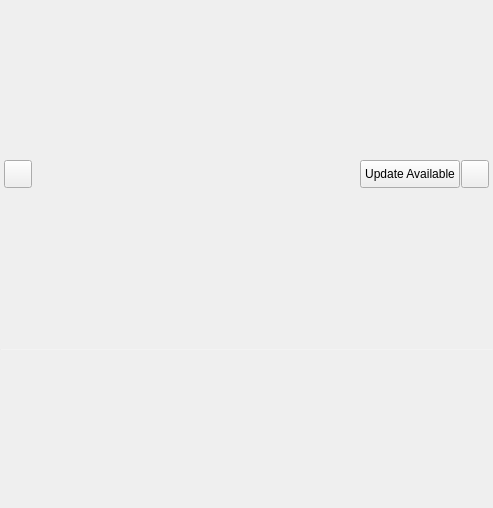
<?xml version="1.0" encoding="UTF-8"?>
<ui version="4.0">
 <class>MainForm</class>
 <widget class="QWidget" name="MainForm">
  <property name="windowModality">
   <enum>Qt::WindowModal</enum>
  </property>
  <property name="geometry">
   <rect>
    <x>0</x>
    <y>0</y>
    <width>493</width>
    <height>508</height>
   </rect>
  </property>
  <property name="minimumSize">
   <size>
    <width>0</width>
    <height>0</height>
   </size>
  </property>
  <property name="windowTitle">
   <string>Form</string>
  </property>
  <property name="styleSheet">
   <string notr="true">
QListView::item:selected {
background-color: rgb(255, 15, 255);
}
</string>
  </property>
  <layout class="QVBoxLayout" name="verticalLayout">
   <property name="spacing">
    <number>0</number>
   </property>
   <property name="margin">
    <number>0</number>
   </property>
   <item>
    <widget class="QFrame" name="menuFrame">
     <property name="sizePolicy">
      <sizepolicy hsizetype="Preferred" vsizetype="Fixed">
       <horstretch>0</horstretch>
       <verstretch>0</verstretch>
      </sizepolicy>
     </property>
     <property name="minimumSize">
      <size>
       <width>0</width>
       <height>34</height>
      </size>
     </property>
     <property name="frameShape">
      <enum>QFrame::NoFrame</enum>
     </property>
     <property name="frameShadow">
      <enum>QFrame::Raised</enum>
     </property>
     <property name="lineWidth">
      <number>0</number>
     </property>
     <layout class="QHBoxLayout" name="horizontalLayout">
      <property name="spacing">
       <number>1</number>
      </property>
      <property name="leftMargin">
       <number>4</number>
      </property>
      <property name="topMargin">
       <number>2</number>
      </property>
      <property name="rightMargin">
       <number>4</number>
      </property>
      <property name="bottomMargin">
       <number>2</number>
      </property>
      <item>
       <widget class="QPushButton" name="createButton">
        <property name="minimumSize">
         <size>
          <width>28</width>
          <height>28</height>
         </size>
        </property>
        <property name="maximumSize">
         <size>
          <width>28</width>
          <height>28</height>
         </size>
        </property>
        <property name="font">
         <font>
          <pointsize>14</pointsize>
          <weight>75</weight>
          <bold>true</bold>
         </font>
        </property>
        <property name="statusTip">
         <string>Create: Click and choose a new item to create in the selected folder.</string>
        </property>
        <property name="styleSheet">
         <string notr="true"/>
        </property>
        <property name="text">
         <string/>
        </property>
        <property name="icon">
         <iconset>
          <normaloff>../images/plus.png</normaloff>../images/plus.png</iconset>
        </property>
        <property name="iconSize">
         <size>
          <width>22</width>
          <height>22</height>
         </size>
        </property>
       </widget>
      </item>
      <item>
       <spacer name="horizontalSpacer_2">
        <property name="orientation">
         <enum>Qt::Horizontal</enum>
        </property>
        <property name="sizeType">
         <enum>QSizePolicy::Expanding</enum>
        </property>
        <property name="sizeHint" stdset="0">
         <size>
          <width>37</width>
          <height>24</height>
         </size>
        </property>
       </spacer>
      </item>
      <item>
       <widget class="QPushButton" name="updateButton">
        <property name="minimumSize">
         <size>
          <width>100</width>
          <height>28</height>
         </size>
        </property>
        <property name="text">
         <string>Update Available</string>
        </property>
       </widget>
      </item>
      <item>
       <widget class="QPushButton" name="settingsButton">
        <property name="minimumSize">
         <size>
          <width>28</width>
          <height>28</height>
         </size>
        </property>
        <property name="maximumSize">
         <size>
          <width>28</width>
          <height>28</height>
         </size>
        </property>
        <property name="toolTip">
         <string>Settings menu.</string>
        </property>
        <property name="statusTip">
         <string>Settings: Click and customise your library.</string>
        </property>
        <property name="styleSheet">
         <string notr="true"/>
        </property>
        <property name="text">
         <string/>
        </property>
        <property name="icon">
         <iconset>
          <normaloff>../images/cog3.png</normaloff>../images/cog3.png</iconset>
        </property>
        <property name="iconSize">
         <size>
          <width>22</width>
          <height>22</height>
         </size>
        </property>
       </widget>
      </item>
     </layout>
    </widget>
   </item>
   <item>
    <layout class="QHBoxLayout" name="viewLayout">
     <property name="spacing">
      <number>0</number>
     </property>
     <property name="sizeConstraint">
      <enum>QLayout::SetDefaultConstraint</enum>
     </property>
     <property name="topMargin">
      <number>1</number>
     </property>
     <property name="bottomMargin">
      <number>0</number>
     </property>
    </layout>
   </item>
   <item>
    <widget class="Line" name="line_2">
     <property name="maximumSize">
      <size>
       <width>16777215</width>
       <height>1</height>
      </size>
     </property>
     <property name="styleSheet">
      <string notr="true">background-color: rgb(255, 255, 255, 30);</string>
     </property>
     <property name="orientation">
      <enum>Qt::Horizontal</enum>
     </property>
    </widget>
   </item>
   <item>
    <layout class="QHBoxLayout" name="statusLayout">
     <property name="spacing">
      <number>0</number>
     </property>
     <property name="topMargin">
      <number>0</number>
     </property>
    </layout>
   </item>
  </layout>
 </widget>
 <resources/>
 <connections/>
</ui>
